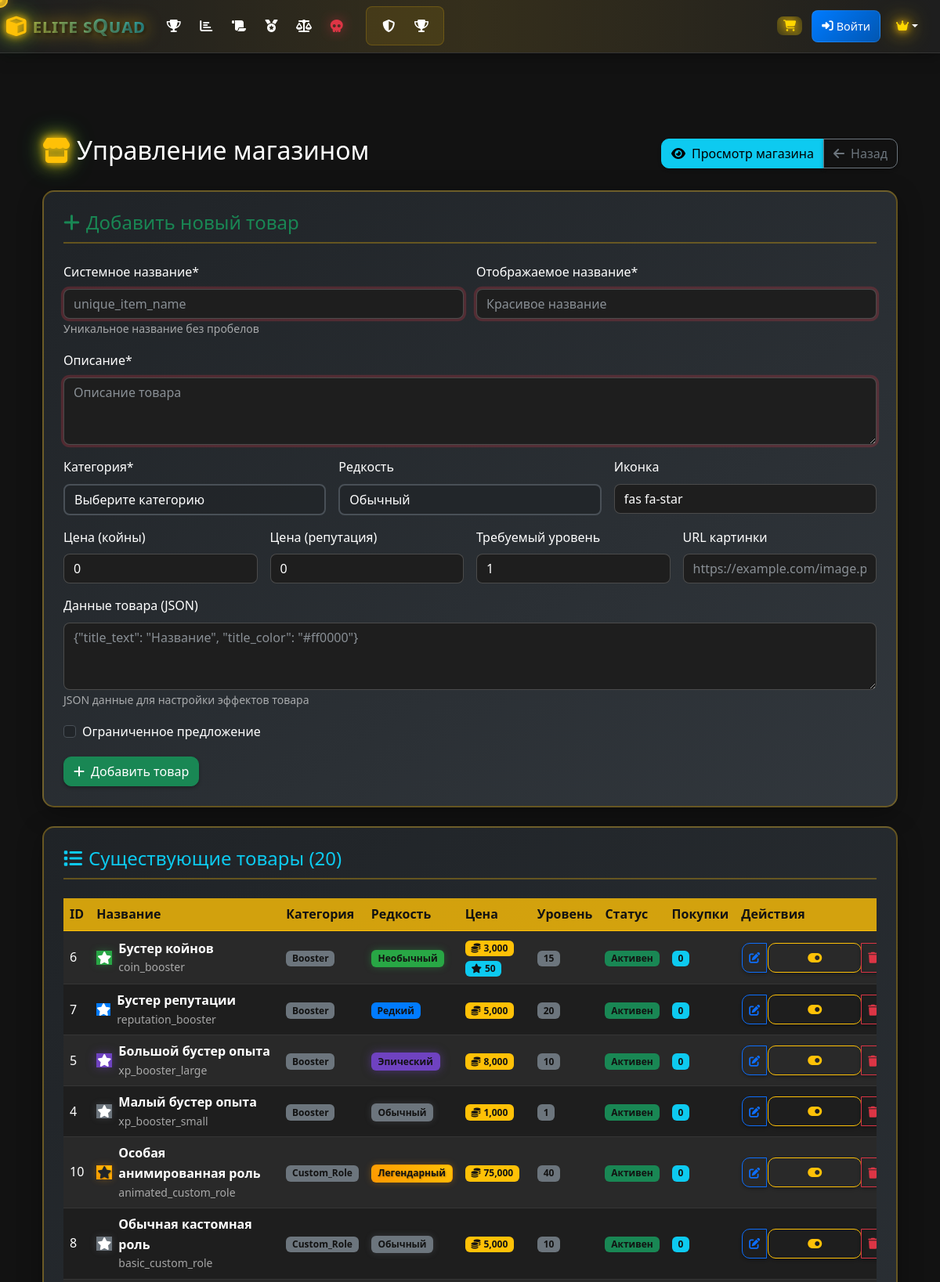
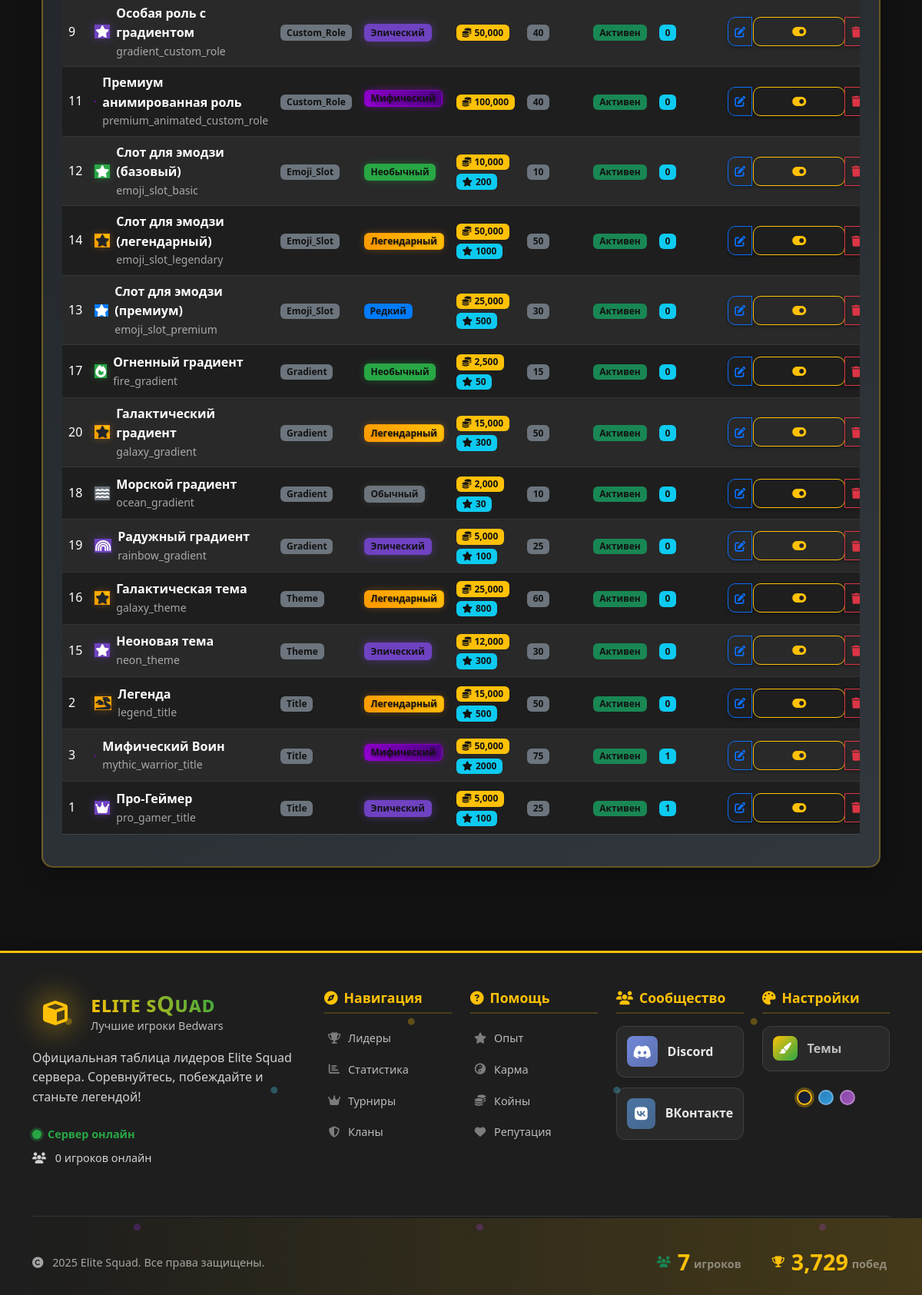
The page /admin/shop (signed in) on the database its author committed (2 pictures, top to bottom).
### models.py (models this page shows, shortened)
class ShopItem(db.Model):
    id = db.Column(db.Integer, primary_key=True)
    name = db.Column(db.String(100), nullable=False, unique=True)
    display_name = db.Column(db.String(200), nullable=False)
    description = db.Column(db.Text, nullable=False)
    category = db.Column(db.String(50), nullable=False)  # title, theme, gradient, avatar, cursor
    price_coins = db.Column(db.Integer, default=0, nullable=False)
    price_reputation = db.Column(db.Integer, default=0, nullable=False)
    unlock_level = db.Column(db.Integer, default=1, nullable=False)
    rarity = db.Column(db.String(20), default='common', nullable=False)
    icon = db.Column(db.String(50), default='fas fa-star', nullable=False)
    image_url = db.Column(db.String(500), nullable=True)  # URL for item image
    item_data = db.Column(db.Text, nullable=True)  # JSON data for item effects
    is_limited_time = db.Column(db.Boolean, default=False, nullable=False)
    is_active = db.Column(db.Boolean, default=True, nullable=False)
    created_at = db.Column(db.DateTime, default=datetime.utcnow)
    purchases = db.relationship('ShopPurchase', backref='shop_item', lazy=True, cascade='all, delete-orphan')

### routes.py (the view)
@app.route('/admin/shop')
def admin_shop():
    if not session.get('is_admin'):
        flash('У вас нет доступа к этой функции!', 'error')
        return redirect(url_for('index'))
    shop_items = ShopItem.query.order_by(ShopItem.category, ShopItem.name).all()
    shop_items_data = []
    for item in shop_items:
        shop_items_data.append({
            'id': item.id,
            'name': item.name,
            'display_name': item.display_name,
            'description': item.description,
            'category': item.category,
            'price_coins': item.price_coins,
            'price_reputation': item.price_reputation,
            'unlock_level': item.unlock_level,
            'rarity': item.rarity,
            'icon': item.icon,
            'image_url': item.image_url,
            'item_data': item.item_data,
            'is_limited_time': item.is_limited_time,
            'is_active': item.is_active
        })
    return render_template('admin_shop.html', shop_items=shop_items, shop_items_data=shop_items_data)

### templates/admin_shop.html (shortened to what this page needs)
{% extends "base.html" %}
{% block content %}
<div class="container-fluid py-4">
    <div class="d-flex justify-content-between align-items-center mb-4">
        <h2 class="page-title">
            <i class="fas fa-store text-warning me-2 glow-effect"></i>Управление магазином
        </h2>
        <div class="btn-group">
            <a href="{{ url_for('shop') }}" class="btn btn-info">
                <i class="fas fa-eye me-2"></i>Просмотр магазина
            </a>
            <a href="{{ url_for('admin') }}" class="btn btn-outline-secondary">
                <i class="fas fa-arrow-left me-2"></i>Назад
            </a>
        </div>
    </div>
    <div class="admin-form-card mb-4">
        <h4 class="text-success mb-4">
            <i class="fas fa-plus me-2"></i>Добавить новый товар
        </h4>
        <form method="POST" action="{{ url_for('admin_add_shop_item') }}">
            <div class="row g-3">
                <div class="col-md-6">
                    <label class="form-label">Системное название*</label>
                    <input type="text" class="form-control" name="name" required placeholder="unique_item_name">
                    <small class="text-muted">Уникальное название без пробелов</small>
                </div>
                <div class="col-md-6">
                    <label class="form-label">Отображаемое название*</label>
                    <input type="text" class="form-control" name="display_name" required placeholder="Красивое название">
                </div>
                <div class="col-12">
                    <label class="form-label">Описание*</label>
                    <textarea class="form-control" name="description" required placeholder="Описание товара" rows="3"></textarea>
                </div>
                <div class="col-md-4">
                    <label class="form-label">Категория*</label>
                    <select class="form-select" name="category" required>
                        <option value="">Выберите категорию</option>
                    </select>
                </div>
                <div class="col-md-4">
                    <label class="form-label">Редкость</label>
                    <select class="form-select" name="rarity" required>
                        <option value="common">Обычный</option>
                    </select>
                </div>
                <div class="col-md-4">
                    <label class="form-label">Иконка</label>
                    <input type="text" class="form-control" name="icon" value="fas fa-star" placeholder="fas fa-star">
                </div>
                <div class="col-md-3">
                    <label class="form-label">Цена (койны)</label>
                    <input type="number" class="form-control" name="price_coins" min="0" value="0">
                </div>
                <div class="col-md-3">
                    <label class="form-label">Цена (репутация)</label>
                    <input type="number" class="form-control" name="price_reputation" min="0" value="0">
                </div>
                <div class="col-md-3">
                    <label class="form-label">Требуемый уровень</label>
                    <input type="number" class="form-control" name="unlock_level" min="1" value="1">
                </div>
                <div class="col-md-3">
                    <label class="form-label">URL картинки</label>
                    <input type="url" class="form-control" name="image_url" placeholder="https://example.com/image.png">
                </div>
                <div class="col-12">
                    <label class="form-label">Данные товара (JSON)</label>
                    <textarea class="form-control" name="item_data" placeholder='{"title_text": "Название", "title_color": "#ff0000"}' rows="3"></textarea>
                    <small class="text-muted">JSON данные для настройки эффектов товара</small>
                </div>
                <div class="col-md-6">
                    <div class="form-check">
                        <input class="form-check-input" type="checkbox" name="is_limited_time" id="limitedTime">
                        <label class="form-check-label" for="limitedTime">
                            Ограниченное предложение
                        </label>
                    </div>
                </div>
                <div class="col-12">
                    <button type="submit" class="btn btn-success">
                        <i class="fas fa-plus me-2"></i>Добавить товар
                    </button>
                </div>
            </div>
        </form>
    </div>
    <div class="admin-form-card">
        <h4 class="text-info mb-4">
            <i class="fas fa-list me-2"></i>Существующие товары ({{ shop_items|length }})
        </h4>
        {% if shop_items %}
        <div class="table-responsive">
            <table class="table table-dark table-striped">
                <thead class="table-warning">
                    <tr>
                        <th>ID</th>
                        <th>Название</th>
                        <th>Категория</th>
                        <th>Редкость</th>
                        <th>Цена</th>
                        <th>Уровень</th>
                        <th>Статус</th>
                        <th>Покупки</th>
                        <th>Действия</th>
                    </tr>
                </thead>
                <tbody>
                    {% for item in shop_items %}
                    <tr>
                        <td>{{ item.id }}</td>
                        <td>
                            <div class="d-flex align-items-center">
                                <i class="{{ item.icon }} me-2 rarity-{{ item.rarity }}"></i>
                                <div>
                                    <div class="fw-bold">{{ item.display_name }}</div>
                                    <div class="text-muted small">{{ item.name }}</div>
                                </div>
                            </div>
                        </td>
                        <td>
                            <span class="badge bg-secondary">{{ item.category.title() }}</span>
                        </td>
                        <td>
                            <span class="badge rarity-{{ item.rarity }}">
                                {% if item.rarity == 'common' %}Обычный
                                {% elif item.rarity == 'uncommon' %}Необычный
                                {% elif item.rarity == 'rare' %}Редкий
                                {% elif item.rarity == 'epic' %}Эпический
                                {% elif item.rarity == 'legendary' %}Легендарный
                                {% elif item.rarity == 'mythic' %}Мифический
                                {% endif %}
                            </span>
                        </td>
                        <td>
                            {% if item.price_coins > 0 %}
                                <span class="badge bg-warning text-dark">
                                    <i class="fas fa-coins me-1"></i>{{ "{:,}".format(item.price_coins) }}
                                </span>
                            {% endif %}
                            {% if item.price_reputation > 0 %}
                                <span class="badge bg-info">
                                    <i class="fas fa-star me-1"></i>{{ item.price_reputation }}
                                </span>
                            {% endif %}
                        </td>
                        <td>
                            <span class="badge bg-secondary">{{ item.unlock_level }}</span>
                        </td>
                        <td>
                            {% if item.is_active %}
                                <span class="badge bg-success">Активен</span>
                            {% else %}
                                <span class="badge bg-danger">Неактивен</span>
                            {% endif %}
                        </td>
                        <td>
                            <span class="badge bg-info">{{ item.purchases|length }}</span>
                        </td>
                        <td>
                            <div class="btn-group btn-group-sm">
                                <button class="btn btn-outline-primary" onclick="editItem({{ item.id }})" title="Редактировать">
                                    <i class="fas fa-edit"></i>
                                </button>
                                <form method="POST" action="{{ url_for('admin_toggle_shop_item', item_id=item.id) }}" style="display: inline;">
                                    <button type="submit" class="btn btn-outline-warning" title="Переключить статус">
                                        <i class="fas fa-toggle-{{ 'on' if item.is_active else 'off' }}"></i>
                                    </button>
                                </form>
                                <button class="btn btn-outline-danger" onclick="confirmDeleteItem({{ item.id }}, '{{ item.display_name }}')" title="Удалить">
                                    <i class="fas fa-trash"></i>
                                </button>
                            </div>
                        </td>
                    </tr>
                    {% endfor %}
                </tbody>
            </table>
        </div>
        {% else %}
        <div class="text-center py-4">
            <i class="fas fa-box-open fa-3x text-muted mb-3"></i>
            <h5 class="text-muted">Магазин пуст</h5>
            <p class="text-muted">Добавьте первый товар используя форму выше</p>
        </div>
        {% endif %}
    </div>
</div>
{% endblock %}

### rows shown on the page
ShopItem: id "6", display_name "Бустер койнов", name "coin_booster", category "Booster", rarity "Необычный", price_coins "3,000", price_reputation "50", unlock_level "15", is_active "Активен", purchases|length "0"
ShopItem: id "7", display_name "Бустер репутации", name "reputation_booster", category "Booster", rarity "Редкий", price_coins "5,000", unlock_level "20", is_active "Активен", purchases|length "0"
ShopItem: id "5", display_name "Большой бустер опыта", name "xp_booster_large", category "Booster", rarity "Эпический", price_coins "8,000", unlock_level "10", is_active "Активен", purchases|length "0"
ShopItem: id "4", display_name "Малый бустер опыта", name "xp_booster_small", category "Booster", rarity "Обычный", price_coins "1,000", unlock_level "1", is_active "Активен", purchases|length "0"
ShopItem: id "10", display_name "Особая анимированная роль", name "animated_custom_role", category "Custom_Role", rarity "Легендарный", price_coins "75,000", unlock_level "40", is_active "Активен", purchases|length "0"
ShopItem: id "8", display_name "Обычная кастомная роль", name "basic_custom_role", category "Custom_Role", rarity "Обычный", price_coins "5,000", unlock_level "10", is_active "Активен", purchases|length "0"
ShopItem: id "9", display_name "Особая роль с градиентом", name "gradient_custom_role", category "Custom_Role", rarity "Эпический", price_coins "50,000", unlock_level "40", is_active "Активен", purchases|length "0"
ShopItem: id "11", display_name "Премиум анимированная роль", name "premium_animated_custom_role", category "Custom_Role", rarity "Мифический", price_coins "100,000", unlock_level "40", is_active "Активен", purchases|length "0"
ShopItem: id "12", display_name "Слот для эмодзи (базовый)", name "emoji_slot_basic", category "Emoji_Slot", rarity "Необычный", price_coins "10,000", price_reputation "200", unlock_level "10", is_active "Активен", purchases|length "0"
ShopItem: id "14", display_name "Слот для эмодзи (легендарный)", name "emoji_slot_legendary", category "Emoji_Slot", rarity "Легендарный", price_coins "50,000", price_reputation "1000", unlock_level "50", is_active "Активен", purchases|length "0"
ShopItem: id "13", display_name "Слот для эмодзи (премиум)", name "emoji_slot_premium", category "Emoji_Slot", rarity "Редкий", price_coins "25,000", price_reputation "500", unlock_level "30", is_active "Активен", purchases|length "0"
ShopItem: id "17", display_name "Огненный градиент", name "fire_gradient", category "Gradient", rarity "Необычный", price_coins "2,500", price_reputation "50", unlock_level "15", is_active "Активен", purchases|length "0"
ShopItem: id "20", display_name "Галактический градиент", name "galaxy_gradient", category "Gradient", rarity "Легендарный", price_coins "15,000", price_reputation "300", unlock_level "50", is_active "Активен", purchases|length "0"
ShopItem: id "18", display_name "Морской градиент", name "ocean_gradient", category "Gradient", rarity "Обычный", price_coins "2,000", price_reputation "30", unlock_level "10", is_active "Активен", purchases|length "0"
ShopItem: id "19", display_name "Радужный градиент", name "rainbow_gradient", category "Gradient", rarity "Эпический", price_coins "5,000", price_reputation "100", unlock_level "25", is_active "Активен", purchases|length "0"
ShopItem: id "16", display_name "Галактическая тема", name "galaxy_theme", category "Theme", rarity "Легендарный", price_coins "25,000", price_reputation "800", unlock_level "60", is_active "Активен", purchases|length "0"
ShopItem: id "15", display_name "Неоновая тема", name "neon_theme", category "Theme", rarity "Эпический", price_coins "12,000", price_reputation "300", unlock_level "30", is_active "Активен", purchases|length "0"
ShopItem: id "2", display_name "Легенда", name "legend_title", category "Title", rarity "Легендарный", price_coins "15,000", price_reputation "500", unlock_level "50", is_active "Активен", purchases|length "0"
ShopItem: id "3", display_name "Мифический Воин", name "mythic_warrior_title", category "Title", rarity "Мифический", price_coins "50,000", price_reputation "2000", unlock_level "75", is_active "Активен", purchases|length "1"
ShopItem: id "1", display_name "Про-Геймер", name "pro_gamer_title", category "Title", rarity "Эпический", price_coins "5,000", price_reputation "100", unlock_level "25", is_active "Активен", purchases|length "1"

### other values the page prints
{{ shop_items|length }} "20"
{{ 'онлайн' if server_stats.is_online else 'оффлайн' }} "онлайн"
{{ server_stats.online_players }} "0"
{{ "{:,}".format(server_stats.total_players) }} "7"
{{ "{:,}".format(server_stats.total_wins) }} "3,729"
